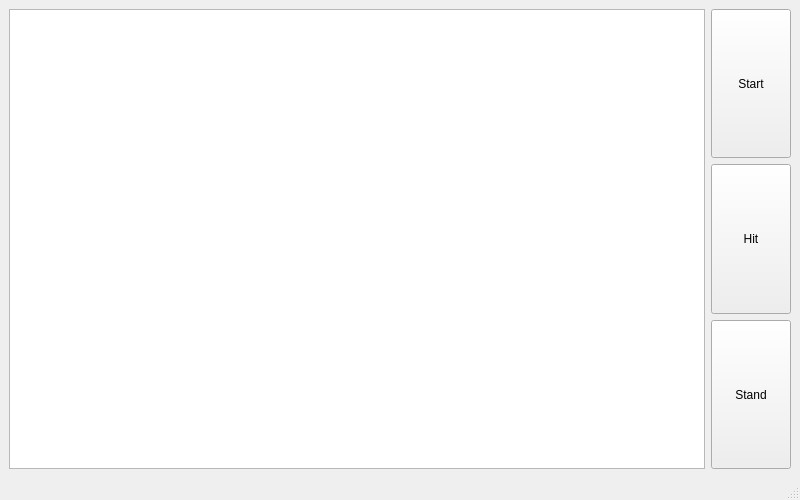
<?xml version="1.0" encoding="UTF-8"?>
<ui version="4.0">
 <class>MainWindow</class>
 <widget class="QMainWindow" name="MainWindow">
  <property name="geometry">
   <rect>
    <x>0</x>
    <y>0</y>
    <width>800</width>
    <height>500</height>
   </rect>
  </property>
  <property name="minimumSize">
   <size>
    <width>800</width>
    <height>500</height>
   </size>
  </property>
  <property name="windowTitle">
   <string>BlackJack</string>
  </property>
  <property name="autoFillBackground">
   <bool>false</bool>
  </property>
  <widget class="QWidget" name="centralwidget">
   <layout class="QHBoxLayout" name="horizontalLayout_2">
    <item>
     <layout class="QGridLayout" name="gridLayout_2">
      <item row="0" column="0">
       <widget class="QGraphicsView" name="gameField">
        <property name="enabled">
         <bool>true</bool>
        </property>
       </widget>
      </item>
     </layout>
    </item>
    <item>
     <layout class="QHBoxLayout" name="horizontalLayout">
      <item>
       <layout class="QVBoxLayout" name="verticalLayout_3">
        <item>
         <widget class="QPushButton" name="startButton">
          <property name="enabled">
           <bool>true</bool>
          </property>
          <property name="sizePolicy">
           <sizepolicy hsizetype="Minimum" vsizetype="MinimumExpanding">
            <horstretch>0</horstretch>
            <verstretch>0</verstretch>
           </sizepolicy>
          </property>
          <property name="text">
           <string>Start</string>
          </property>
         </widget>
        </item>
        <item>
         <widget class="QPushButton" name="hitButton">
          <property name="sizePolicy">
           <sizepolicy hsizetype="Minimum" vsizetype="Expanding">
            <horstretch>0</horstretch>
            <verstretch>0</verstretch>
           </sizepolicy>
          </property>
          <property name="text">
           <string>Hit</string>
          </property>
         </widget>
        </item>
        <item>
         <widget class="QPushButton" name="standButton">
          <property name="enabled">
           <bool>true</bool>
          </property>
          <property name="sizePolicy">
           <sizepolicy hsizetype="Minimum" vsizetype="MinimumExpanding">
            <horstretch>0</horstretch>
            <verstretch>0</verstretch>
           </sizepolicy>
          </property>
          <property name="text">
           <string>Stand</string>
          </property>
         </widget>
        </item>
       </layout>
      </item>
     </layout>
    </item>
   </layout>
  </widget>
  <widget class="QStatusBar" name="statusbar"/>
 </widget>
 <resources/>
 <connections/>
</ui>
